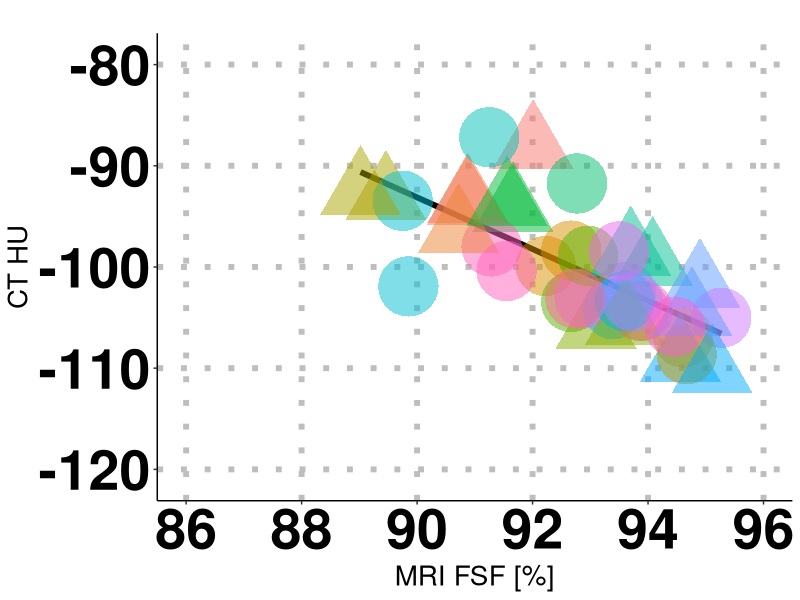
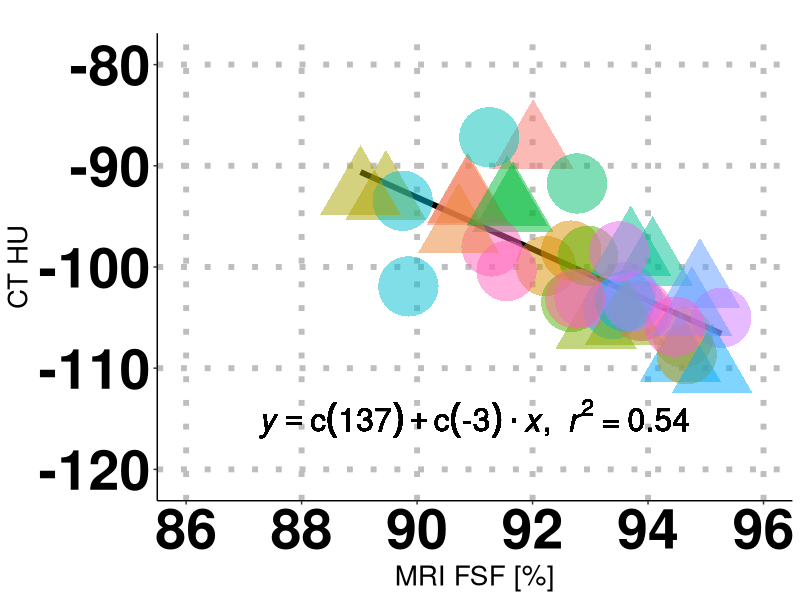

Write the R code that produced these figures, in order.
#  CODE FOR RECREATING WAT PAPER FIGURES #################################
#  This .R file contains the script to recreate Figure 4 in the paper.
#  The script reads reconstructed data from the ../data_output/ folder and
#  puts the png image in the  ../figures/ folder.
#  FIGURE 4 :  FSF v. HU - all subjects, both temperatures

# Need ggplot2 and plyr
require(ggplot2)
require(plyr)

# Load CSV file into a data frame
df = read.csv('../tidy_data/WAT_avgAllslx_master_file.csv')

HU_Avg = df[,"HU_Avg"]
FSF_Avg = df[,"FSF_Avg"]

# regression function
lm_eqn = function(df){
  m = lm(HU_Avg ~ FSF_Avg, df);
  eq <- substitute(italic(y) == a + b %.% italic(x)*","~~italic(r)^2~"="~r2,
                   list(a = format(coef(m)[1], digits = 1),
                        b = format(coef(m)[2], digits = 1),
                        r2 = format(summary(m)$r.squared, digits = 2)))
  as.character(as.expression(eq));
}

g0 = ggplot(df, aes(x=FSF_Avg, y=HU_Avg, shape=Sex, color=Subject)) +
  geom_smooth(aes(x=FSF_Avg, y=HU_Avg, shape=NULL), data=df, method = "lm", se=FALSE, formula = y ~ x, colour="black", linetype="solid", alpha=0.5, size=2, weight=2) +
  geom_point(alpha=0.5,size=20,show_guide = FALSE) + 
  theme(axis.text=element_text(colour="black", size=40,face="bold"),axis.title=element_text(size=20),
        axis.line = element_line(colour = "black"),
        panel.grid.major = element_line(linetype = 3, colour = "gray", size = 2),
        panel.grid.minor = element_blank(),
        panel.background = element_blank()) +
  coord_cartesian(xlim=c(86,96), ylim=c(-121,-79))

g0.labs <- g0 + labs(title = "", x = "MRI FSF [%]", y = "CT HU")
g0.labs

g1 = g0.labs + geom_text(aes(x = 91, y = -115, label = lm_eqn(df)), parse = TRUE, colour="black",size=8)

plot(g1)

# Copy plot to a PNG file
dev.copy(png, file = '../figures/Figure_4.png', width=1525, height=750)

# Don't forget to close the PNG device!
dev.off()

# Display the statistics (R-squared, p-value and confidence interval)
print("**********************************************************")
print("Figure 4) statistics (R-squared, p-value and confidence interval)")
mod <- lm(HU_Avg~FSF_Avg)
print(summary(mod))
print(confint(mod))
print("**********************************************************")

